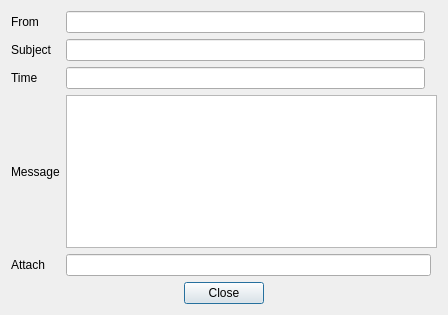
<?xml version="1.0" encoding="UTF-8"?>
<ui version="4.0">
 <class>Message</class>
 <widget class="QDialog" name="Message">
  <property name="geometry">
   <rect>
    <x>0</x>
    <y>0</y>
    <width>448</width>
    <height>315</height>
   </rect>
  </property>
  <property name="windowTitle">
   <string>Dialog</string>
  </property>
  <layout class="QGridLayout" name="gridLayout">
   <item row="0" column="0">
    <widget class="QLabel" name="label">
     <property name="text">
      <string>From</string>
     </property>
    </widget>
   </item>
   <item row="0" column="1">
    <widget class="QLineEdit" name="toLE"/>
   </item>
   <item row="1" column="0">
    <widget class="QLabel" name="label_2">
     <property name="text">
      <string>Subject</string>
     </property>
    </widget>
   </item>
   <item row="1" column="1">
    <widget class="QLineEdit" name="subjectLE"/>
   </item>
   <item row="2" column="0">
    <widget class="QLabel" name="label_5">
     <property name="text">
      <string>Time</string>
     </property>
    </widget>
   </item>
   <item row="2" column="1">
    <widget class="QLineEdit" name="timeLE"/>
   </item>
   <item row="3" column="0">
    <widget class="QLabel" name="label_3">
     <property name="text">
      <string>Message</string>
     </property>
    </widget>
   </item>
   <item row="3" column="1" colspan="3">
    <widget class="QTextEdit" name="messageTE"/>
   </item>
   <item row="4" column="0">
    <widget class="QLabel" name="label_4">
     <property name="text">
      <string>Attach</string>
     </property>
    </widget>
   </item>
   <item row="4" column="1" colspan="2">
    <widget class="QLineEdit" name="attachLE"/>
   </item>
   <item row="5" column="0" colspan="4">
    <layout class="QGridLayout" name="gridLayout_2">
     <item row="0" column="0">
      <spacer name="horizontalSpacer_5">
       <property name="orientation">
        <enum>Qt::Horizontal</enum>
       </property>
       <property name="sizeHint" stdset="0">
        <size>
         <width>40</width>
         <height>20</height>
        </size>
       </property>
      </spacer>
     </item>
     <item row="0" column="3">
      <spacer name="horizontalSpacer_6">
       <property name="orientation">
        <enum>Qt::Horizontal</enum>
       </property>
       <property name="sizeHint" stdset="0">
        <size>
         <width>85</width>
         <height>20</height>
        </size>
       </property>
      </spacer>
     </item>
     <item row="0" column="2">
      <widget class="QPushButton" name="closePB_2">
       <property name="text">
        <string>Close</string>
       </property>
      </widget>
     </item>
    </layout>
   </item>
  </layout>
 </widget>
 <resources/>
 <connections>
  <connection>
   <sender>closePB_2</sender>
   <signal>clicked()</signal>
   <receiver>Message</receiver>
   <slot>reject()</slot>
   <hints>
    <hint type="sourcelabel">
     <x>253</x>
     <y>289</y>
    </hint>
    <hint type="destinationlabel">
     <x>301</x>
     <y>283</y>
    </hint>
   </hints>
  </connection>
 </connections>
</ui>
